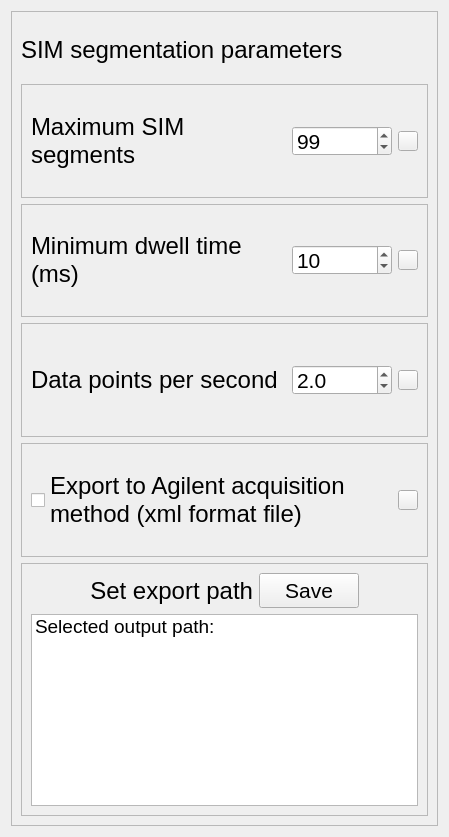
      <widget class="QWidget" name="scrollAreaWidgetContents_4">
       <property name="geometry">
        <rect>
         <x>0</x>
         <y>0</y>
         <width>449</width>
         <height>837</height>
        </rect>
       </property>
       <layout class="QVBoxLayout" name="verticalLayout_2">
        <item>
         <widget class="QFrame" name="frame_3">
          <property name="maximumSize">
           <size>
            <width>16777215</width>
            <height>16777215</height>
           </size>
          </property>
          <property name="styleSheet">
           <string notr="true"/>
          </property>
          <property name="frameShape">
           <enum>QFrame::StyledPanel</enum>
          </property>
          <property name="frameShadow">
           <enum>QFrame::Raised</enum>
          </property>
          <layout class="QGridLayout" name="gridLayout_18" rowstretch="1,2,2,2,2,2">
           <item row="0" column="0">
            <widget class="QLabel" name="label_7">
             <property name="sizePolicy">
              <sizepolicy hsizetype="Preferred" vsizetype="Preferred">
               <horstretch>0</horstretch>
               <verstretch>0</verstretch>
              </sizepolicy>
             </property>
             <property name="font">
              <font>
               <pointsize>18</pointsize>
               <weight>50</weight>
               <italic>false</italic>
               <bold>false</bold>
              </font>
             </property>
             <property name="styleSheet">
              <string notr="true">font: 18pt;</string>
             </property>
             <property name="text">
              <string>SIM segmentation parameters</string>
             </property>
             <property name="wordWrap">
              <bool>false</bool>
             </property>
            </widget>
           </item>
           <item row="1" column="0">
            <widget class="QFrame" name="frame_9">
             <property name="styleSheet">
              <string notr="true"/>
             </property>
             <property name="frameShape">
              <enum>QFrame::StyledPanel</enum>
             </property>
             <property name="frameShadow">
              <enum>QFrame::Raised</enum>
             </property>
             <layout class="QGridLayout" name="gridLayout_7">
              <item row="0" column="0">
               <widget class="QLabel" name="label_12">
                <property name="maximumSize">
                 <size>
                  <width>16777215</width>
                  <height>16777215</height>
                 </size>
                </property>
                <property name="font">
                 <font>
                  <pointsize>18</pointsize>
                  <weight>50</weight>
                  <italic>false</italic>
                  <bold>false</bold>
                 </font>
                </property>
                <property name="styleSheet">
                 <string notr="true">font: 18pt;</string>
                </property>
                <property name="text">
                 <string>Maximum SIM segments</string>
                </property>
                <property name="wordWrap">
                 <bool>true</bool>
                </property>
               </widget>
              </item>
              <item row="0" column="1">
               <widget class="QSpinBox" name="spinBox_3">
                <property name="minimumSize">
                 <size>
                  <width>100</width>
                  <height>30</height>
                 </size>
                </property>
                <property name="maximumSize">
                 <size>
                  <width>100</width>
                  <height>30</height>
                 </size>
                </property>
                <property name="styleSheet">
                 <string notr="true">font: 16pt;</string>
                </property>
                <property name="maximum">
                 <number>99999</number>
                </property>
                <property name="value">
                 <number>99</number>
                </property>
               </widget>
              </item>
              <item row="0" column="2">
               <widget class="QPushButton" name="pushButton_19">
                <property name="minimumSize">
                 <size>
                  <width>20</width>
                  <height>20</height>
                 </size>
                </property>
                <property name="maximumSize">
                 <size>
                  <width>20</width>
                  <height>20</height>
                 </size>
                </property>
                <property name="text">
                 <string/>
                </property>
                <property name="icon">
                 <iconset>
                  <normaloff>../Combine/R-C.png</normaloff>../Combine/R-C.png</iconset>
                </property>
                <property name="iconSize">
                 <size>
                  <width>20</width>
                  <height>20</height>
                 </size>
                </property>
               </widget>
              </item>
             </layout>
            </widget>
           </item>
           <item row="2" column="0">
            <widget class="QFrame" name="frame_10">
             <property name="styleSheet">
              <string notr="true"/>
             </property>
             <property name="frameShape">
              <enum>QFrame::StyledPanel</enum>
             </property>
             <property name="frameShadow">
              <enum>QFrame::Raised</enum>
             </property>
             <layout class="QGridLayout" name="gridLayout_8">
              <item row="0" column="0">
               <widget class="QLabel" name="label_13">
                <property name="maximumSize">
                 <size>
                  <width>16777215</width>
                  <height>16777215</height>
                 </size>
                </property>
                <property name="font">
                 <font>
                  <pointsize>18</pointsize>
                  <weight>50</weight>
                  <italic>false</italic>
                  <bold>false</bold>
                 </font>
                </property>
                <property name="styleSheet">
                 <string notr="true">font: 18pt;</string>
                </property>
                <property name="text">
                 <string>Minimum dwell time (ms)</string>
                </property>
                <property name="wordWrap">
                 <bool>true</bool>
                </property>
               </widget>
              </item>
              <item row="0" column="1">
               <widget class="QSpinBox" name="spinBox_4">
                <property name="minimumSize">
                 <size>
                  <width>100</width>
                  <height>30</height>
                 </size>
                </property>
                <property name="maximumSize">
                 <size>
                  <width>100</width>
                  <height>30</height>
                 </size>
                </property>
                <property name="styleSheet">
                 <string notr="true">font: 16pt;</string>
                </property>
                <property name="minimum">
                 <number>1</number>
                </property>
                <property name="maximum">
                 <number>1000</number>
                </property>
                <property name="value">
                 <number>10</number>
                </property>
               </widget>
              </item>
              <item row="0" column="2">
               <widget class="QPushButton" name="pushButton_20">
                <property name="minimumSize">
                 <size>
                  <width>20</width>
                  <height>20</height>
                 </size>
                </property>
                <property name="maximumSize">
                 <size>
                  <width>20</width>
                  <height>20</height>
                 </size>
                </property>
                <property name="text">
                 <string/>
                </property>
                <property name="icon">
                 <iconset>
                  <normaloff>../Combine/R-C.png</normaloff>../Combine/R-C.png</iconset>
                </property>
                <property name="iconSize">
                 <size>
                  <width>20</width>
                  <height>20</height>
                 </size>
                </property>
               </widget>
              </item>
             </layout>
            </widget>
           </item>
           <item row="3" column="0">
            <widget class="QFrame" name="frame_11">
             <property name="styleSheet">
              <string notr="true"/>
             </property>
             <property name="frameShape">
              <enum>QFrame::StyledPanel</enum>
             </property>
             <property name="frameShadow">
              <enum>QFrame::Raised</enum>
             </property>
             <layout class="QGridLayout" name="gridLayout_22">
              <item row="0" column="0">
               <widget class="QLabel" name="label_14">
                <property name="maximumSize">
                 <size>
                  <width>16777215</width>
                  <height>16777215</height>
                 </size>
                </property>
                <property name="font">
                 <font>
                  <pointsize>18</pointsize>
                  <weight>50</weight>
                  <italic>false</italic>
                  <bold>false</bold>
                 </font>
                </property>
                <property name="styleSheet">
                 <string notr="true">font: 18pt;</string>
                </property>
                <property name="text">
                 <string>Data points per second</string>
                </property>
                <property name="wordWrap">
                 <bool>true</bool>
                </property>
               </widget>
              </item>
              <item row="0" column="1">
               <widget class="QDoubleSpinBox" name="doubleSpinBox_3">
                <property name="minimumSize">
                 <size>
                  <width>100</width>
                  <height>30</height>
                 </size>
                </property>
                <property name="maximumSize">
                 <size>
                  <width>100</width>
                  <height>30</height>
                 </size>
                </property>
                <property name="styleSheet">
                 <string notr="true">font: 16pt;</string>
                </property>
                <property name="decimals">
                 <number>1</number>
                </property>
                <property name="maximum">
                 <double>99999.000000000000000</double>
                </property>
                <property name="value">
                 <double>2.000000000000000</double>
                </property>
               </widget>
              </item>
              <item row="0" column="2">
               <widget class="QPushButton" name="pushButton_21">
                <property name="minimumSize">
                 <size>
                  <width>20</width>
                  <height>20</height>
                 </size>
                </property>
                <property name="maximumSize">
                 <size>
                  <width>20</width>
                  <height>20</height>
                 </size>
                </property>
                <property name="text">
                 <string/>
                </property>
                <property name="icon">
                 <iconset>
                  <normaloff>../Combine/R-C.png</normaloff>../Combine/R-C.png</iconset>
                </property>
                <property name="iconSize">
                 <size>
                  <width>20</width>
                  <height>20</height>
                 </size>
                </property>
               </widget>
              </item>
             </layout>
            </widget>
           </item>
           <item row="4" column="0">
            <widget class="QFrame" name="frame_13">
             <property name="styleSheet">
              <string notr="true"/>
             </property>
             <property name="frameShape">
              <enum>QFrame::StyledPanel</enum>
             </property>
             <property name="frameShadow">
              <enum>QFrame::Raised</enum>
             </property>
             <layout class="QGridLayout" name="gridLayout_9">
              <property name="horizontalSpacing">
               <number>0</number>
              </property>
              <item row="0" column="0">
               <widget class="QCheckBox" name="checkBox_2">
                <property name="sizePolicy">
                 <sizepolicy hsizetype="Preferred" vsizetype="Preferred">
                  <horstretch>0</horstretch>
                  <verstretch>0</verstretch>
                 </sizepolicy>
                </property>
                <property name="minimumSize">
                 <size>
                  <width>0</width>
                  <height>70</height>
                 </size>
                </property>
                <property name="maximumSize">
                 <size>
                  <width>16777215</width>
                  <height>16777215</height>
                 </size>
                </property>
                <property name="font">
                 <font>
                  <pointsize>18</pointsize>
                  <weight>50</weight>
                  <italic>false</italic>
                  <bold>false</bold>
                 </font>
                </property>
                <property name="styleSheet">
                 <string notr="true">font: 18pt;</string>
                </property>
                <property name="text">
                 <string>Export to Agilent acquisition 
method (xml format file)</string>
                </property>
                <property name="checked">
                 <bool>false</bool>
                </property>
                <property name="tristate">
                 <bool>false</bool>
                </property>
               </widget>
              </item>
              <item row="0" column="1">
               <widget class="QPushButton" name="pushButton_16">
                <property name="minimumSize">
                 <size>
                  <width>20</width>
                  <height>20</height>
                 </size>
                </property>
                <property name="maximumSize">
                 <size>
                  <width>20</width>
                  <height>20</height>
                 </size>
                </property>
                <property name="text">
                 <string/>
                </property>
                <property name="icon">
                 <iconset>
                  <normaloff>../Combine/R-C.png</normaloff>../Combine/R-C.png</iconset>
                </property>
                <property name="iconSize">
                 <size>
                  <width>20</width>
                  <height>20</height>
                 </size>
                </property>
               </widget>
              </item>
             </layout>
            </widget>
           </item>
           <item row="5" column="0">
            <widget class="QFrame" name="frame_7">
             <property name="styleSheet">
              <string notr="true"/>
             </property>
             <property name="frameShape">
              <enum>QFrame::StyledPanel</enum>
             </property>
             <property name="frameShadow">
              <enum>QFrame::Raised</enum>
             </property>
             <layout class="QGridLayout" name="gridLayout_5">
              <item row="0" column="2">
               <widget class="QLabel" name="label_18">
                <property name="sizePolicy">
                 <sizepolicy hsizetype="Maximum" vsizetype="Preferred">
                  <horstretch>0</horstretch>
                  <verstretch>0</verstretch>
                 </sizepolicy>
                </property>
                <property name="font">
                 <font>
                  <pointsize>18</pointsize>
                  <weight>50</weight>
                  <italic>false</italic>
                  <bold>false</bold>
                 </font>
                </property>
                <property name="styleSheet">
                 <string notr="true">font: 18pt;</string>
                </property>
                <property name="text">
                 <string>Set export path</string>
                </property>
                <property name="scaledContents">
                 <bool>false</bool>
                </property>
                <property name="alignment">
                 <set>Qt::AlignRight|Qt::AlignTrailing|Qt::AlignVCenter</set>
                </property>
                <property name="wordWrap">
                 <bool>true</bool>
                </property>
               </widget>
              </item>
              <item row="1" column="1" colspan="4">
               <widget class="QListWidget" name="listWidget_4">
                <property name="styleSheet">
                 <string notr="true">font: 14pt;</string>
                </property>
                <item>
                 <property name="text">
                  <string>Selected output path:</string>
                 </property>
                </item>
               </widget>
              </item>
              <item row="0" column="3">
               <widget class="QPushButton" name="pushButton_5">
                <property name="minimumSize">
                 <size>
                  <width>100</width>
                  <height>35</height>
                 </size>
                </property>
                <property name="maximumSize">
                 <size>
                  <width>100</width>
                  <height>35</height>
                 </size>
                </property>
                <property name="styleSheet">
                 <string notr="true">font: 16pt;</string>
                </property>
                <property name="text">
                 <string>Save</string>
                </property>
               </widget>
              </item>
             </layout>
            </widget>
           </item>
          </layout>
         </widget>
        </item>
       </layout>
      </widget>
